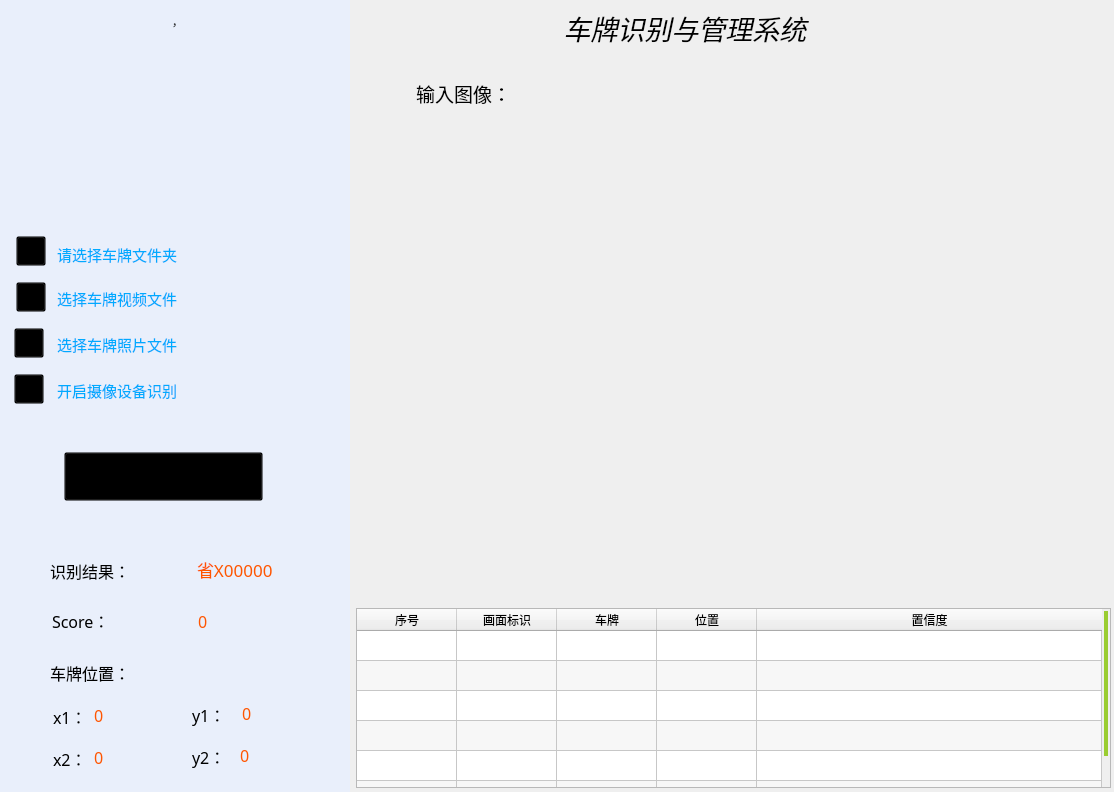
<?xml version="1.0" encoding="UTF-8"?>
<ui version="4.0">
 <class>MainWindow</class>
 <widget class="QMainWindow" name="MainWindow">
  <property name="windowModality">
   <enum>Qt::NonModal</enum>
  </property>
  <property name="geometry">
   <rect>
    <x>0</x>
    <y>0</y>
    <width>1114</width>
    <height>792</height>
   </rect>
  </property>
  <property name="minimumSize">
   <size>
    <width>1114</width>
    <height>792</height>
   </size>
  </property>
  <property name="maximumSize">
   <size>
    <width>1114</width>
    <height>792</height>
   </size>
  </property>
  <property name="font">
   <font>
    <family>华文仿宋</family>
   </font>
  </property>
  <property name="windowTitle">
   <string>Plate Recognition </string>
  </property>
  <property name="windowIcon">
   <iconset resource="image1.qrc">
    <normaloff>:/newPrefix/images_test/result.png</normaloff>:/newPrefix/images_test/result.png</iconset>
  </property>
  <property name="toolTip">
   <string/>
  </property>
  <property name="autoFillBackground">
   <bool>false</bool>
  </property>
  <property name="styleSheet">
   <string notr="true">#MainWindow{border-image: url(:/newPrefix/images_test/back.png);}

#QInputDialog{border-image: url(:/newPrefix/images_test/light.png);}

QLabel{border:5px;}
QLabel::hover {
border:0px;}

QMenuBar{border-color:transparent;}
QToolButton[objectName=pushButton_doIt]{
border:5px;}

QToolButton[objectName=pushButton_doIt]:hover {
image:url(:/newPrefix/images_test/run_hover.png);}

QToolButton[objectName=pushButton_doIt]:pressed {
image:url(:/newPrefix/images_test/run_pressed.png);}

QScrollBar:vertical{
background:transparent;
padding:2px;
border-radius:8px;
max-width:8px;}

QScrollBar::handle:vertical{
background:#9acd32;
min-height:8px;
border-radius:8px;
}

QScrollBar::handle:vertical:hover{
background:#9eb764;}

QScrollBar::handle:vertical:pressed{
background:#9eb764;
}
QScrollBar::add-page:vertical{
background:none;
}
                               
QScrollBar::sub-page:vertical{
background:none;
}

QScrollBar::add-line:vertical{
background:none;}
                                 
QScrollBar::sub-line:vertical{
background:none;
}
QScrollArea{
border:0px;
}

QScrollBar:horizontal{
background:transparent;
padding:0px;
border-radius:6px;
max-height:6px;
}

QScrollBar::handle:horizontal{
background:#9acd32;
min-width:8px;
border-radius:6px;
}

QScrollBar::handle:horizontal:hover{
background:#9eb764;
}

QScrollBar::handle:horizontal:pressed{
background:#9eb764;
}

QScrollBar::add-page:horizontal{
background:none;
}

QScrollBar::sub-page:horizontal{
background:none;
}
QScrollBar::add-line:horizontal{
background:none;
}

QScrollBar::sub-line:horizontal{
background:none;
}
QToolButton::hover{
border:0px;
} </string>
  </property>
  <property name="iconSize">
   <size>
    <width>25</width>
    <height>25</height>
   </size>
  </property>
  <property name="tabShape">
   <enum>QTabWidget::Rounded</enum>
  </property>
  <widget class="QWidget" name="centralwidget">
   <widget class="QTableWidget" name="tableWidget">
    <property name="geometry">
     <rect>
      <x>356</x>
      <y>608</y>
      <width>755</width>
      <height>180</height>
     </rect>
    </property>
    <property name="sizePolicy">
     <sizepolicy hsizetype="Expanding" vsizetype="Expanding">
      <horstretch>0</horstretch>
      <verstretch>0</verstretch>
     </sizepolicy>
    </property>
    <property name="minimumSize">
     <size>
      <width>569</width>
      <height>150</height>
     </size>
    </property>
    <property name="maximumSize">
     <size>
      <width>16777215</width>
      <height>180</height>
     </size>
    </property>
    <property name="font">
     <font>
      <pointsize>10</pointsize>
     </font>
    </property>
    <property name="verticalScrollBarPolicy">
     <enum>Qt::ScrollBarAsNeeded</enum>
    </property>
    <property name="horizontalScrollBarPolicy">
     <enum>Qt::ScrollBarAlwaysOff</enum>
    </property>
    <property name="sizeAdjustPolicy">
     <enum>QAbstractScrollArea::AdjustIgnored</enum>
    </property>
    <property name="alternatingRowColors">
     <bool>true</bool>
    </property>
    <property name="wordWrap">
     <bool>false</bool>
    </property>
    <property name="rowCount">
     <number>6</number>
    </property>
    <attribute name="horizontalHeaderVisible">
     <bool>true</bool>
    </attribute>
    <attribute name="horizontalHeaderCascadingSectionResizes">
     <bool>false</bool>
    </attribute>
    <attribute name="horizontalHeaderStretchLastSection">
     <bool>true</bool>
    </attribute>
    <attribute name="verticalHeaderVisible">
     <bool>false</bool>
    </attribute>
    <attribute name="verticalHeaderCascadingSectionResizes">
     <bool>false</bool>
    </attribute>
    <row>
     <property name="text">
      <string>0</string>
     </property>
    </row>
    <row>
     <property name="text">
      <string>1</string>
     </property>
    </row>
    <row>
     <property name="text">
      <string>2</string>
     </property>
    </row>
    <row/>
    <row/>
    <row/>
    <column>
     <property name="text">
      <string>序号</string>
     </property>
     <property name="font">
      <font>
       <family>微软雅黑</family>
       <pointsize>9</pointsize>
       <weight>50</weight>
       <bold>false</bold>
      </font>
     </property>
     <property name="textAlignment">
      <set>AlignCenter</set>
     </property>
    </column>
    <column>
     <property name="text">
      <string>画面标识</string>
     </property>
     <property name="font">
      <font>
       <family>微软雅黑</family>
       <pointsize>9</pointsize>
       <weight>50</weight>
       <bold>false</bold>
      </font>
     </property>
     <property name="textAlignment">
      <set>AlignCenter</set>
     </property>
    </column>
    <column>
     <property name="text">
      <string>车牌</string>
     </property>
     <property name="font">
      <font>
       <family>微软雅黑</family>
       <pointsize>9</pointsize>
       <weight>50</weight>
       <bold>false</bold>
      </font>
     </property>
     <property name="textAlignment">
      <set>AlignCenter</set>
     </property>
    </column>
    <column>
     <property name="text">
      <string>位置</string>
     </property>
     <property name="font">
      <font>
       <family>微软雅黑</family>
       <pointsize>9</pointsize>
      </font>
     </property>
     <property name="textAlignment">
      <set>AlignCenter</set>
     </property>
    </column>
    <column>
     <property name="text">
      <string>置信度</string>
     </property>
     <property name="font">
      <font>
       <family>微软雅黑</family>
       <pointsize>9</pointsize>
      </font>
     </property>
     <property name="textAlignment">
      <set>AlignCenter</set>
     </property>
    </column>
    <item row="0" column="0">
     <property name="text">
      <string/>
     </property>
     <property name="textAlignment">
      <set>AlignCenter</set>
     </property>
    </item>
    <item row="0" column="1">
     <property name="text">
      <string/>
     </property>
     <property name="textAlignment">
      <set>AlignLeading|AlignVCenter</set>
     </property>
    </item>
    <item row="0" column="2">
     <property name="text">
      <string/>
     </property>
     <property name="textAlignment">
      <set>AlignCenter</set>
     </property>
    </item>
    <item row="1" column="0">
     <property name="text">
      <string/>
     </property>
     <property name="textAlignment">
      <set>AlignCenter</set>
     </property>
    </item>
    <item row="1" column="2">
     <property name="text">
      <string/>
     </property>
     <property name="textAlignment">
      <set>AlignCenter</set>
     </property>
    </item>
    <item row="2" column="0">
     <property name="text">
      <string/>
     </property>
     <property name="textAlignment">
      <set>AlignCenter</set>
     </property>
    </item>
    <item row="2" column="2">
     <property name="text">
      <string/>
     </property>
     <property name="textAlignment">
      <set>AlignCenter</set>
     </property>
    </item>
   </widget>
   <widget class="QLabel" name="label_display">
    <property name="geometry">
     <rect>
      <x>356</x>
      <y>120</y>
      <width>753</width>
      <height>483</height>
     </rect>
    </property>
    <property name="sizePolicy">
     <sizepolicy hsizetype="Preferred" vsizetype="Preferred">
      <horstretch>0</horstretch>
      <verstretch>0</verstretch>
     </sizepolicy>
    </property>
    <property name="minimumSize">
     <size>
      <width>753</width>
      <height>483</height>
     </size>
    </property>
    <property name="maximumSize">
     <size>
      <width>753</width>
      <height>483</height>
     </size>
    </property>
    <property name="font">
     <font>
      <family>楷体</family>
      <pointsize>16</pointsize>
     </font>
    </property>
    <property name="layoutDirection">
     <enum>Qt::LeftToRight</enum>
    </property>
    <property name="styleSheet">
     <string notr="true">border-image: url(:/newPrefix/images_test/ini-image.png);</string>
    </property>
    <property name="text">
     <string>&lt;html&gt;&lt;head/&gt;&lt;body&gt;&lt;p align=&quot;center&quot;&gt;&lt;br/&gt;&lt;/p&gt;&lt;/body&gt;&lt;/html&gt;</string>
    </property>
    <property name="alignment">
     <set>Qt::AlignCenter</set>
    </property>
   </widget>
   <widget class="QLabel" name="label_picLocation">
    <property name="geometry">
     <rect>
      <x>360</x>
      <y>73</y>
      <width>37</width>
      <height>40</height>
     </rect>
    </property>
    <property name="minimumSize">
     <size>
      <width>30</width>
      <height>30</height>
     </size>
    </property>
    <property name="maximumSize">
     <size>
      <width>50</width>
      <height>40</height>
     </size>
    </property>
    <property name="styleSheet">
     <string notr="true">border-image: url(:/newPrefix/images_test/Ordinateur.png);</string>
    </property>
    <property name="text">
     <string/>
    </property>
   </widget>
   <widget class="QLabel" name="label_location">
    <property name="geometry">
     <rect>
      <x>416</x>
      <y>76</y>
      <width>185</width>
      <height>35</height>
     </rect>
    </property>
    <property name="minimumSize">
     <size>
      <width>0</width>
      <height>30</height>
     </size>
    </property>
    <property name="maximumSize">
     <size>
      <width>16777215</width>
      <height>35</height>
     </size>
    </property>
    <property name="font">
     <font>
      <family>华文仿宋</family>
      <pointsize>18</pointsize>
     </font>
    </property>
    <property name="text">
     <string>&lt;html&gt;&lt;head/&gt;&lt;body&gt;&lt;p&gt;&lt;span style=&quot; font-size:14pt;&quot;&gt;输入图像：&lt;/span&gt;&lt;/p&gt;&lt;/body&gt;&lt;/html&gt;</string>
    </property>
   </widget>
   <widget class="QLabel" name="label_title">
    <property name="geometry">
     <rect>
      <x>378</x>
      <y>8</y>
      <width>614</width>
      <height>35</height>
     </rect>
    </property>
    <property name="maximumSize">
     <size>
      <width>16777215</width>
      <height>35</height>
     </size>
    </property>
    <property name="font">
     <font>
      <family>隶书</family>
      <pointsize>20</pointsize>
      <weight>50</weight>
      <italic>true</italic>
      <bold>false</bold>
     </font>
    </property>
    <property name="toolTip">
     <string>&lt;html&gt;&lt;head/&gt;&lt;body&gt;&lt;p&gt;&lt;/p&gt;&lt;p&gt;&lt;span style=&quot; font-style:italic;&quot;&gt;&lt;/span&gt;&lt;/p&gt;&lt;p&gt;&lt;span style=&quot; font-style:italic;&quot;&gt;version: &lt;/span&gt;&lt;/p&gt;&lt;/body&gt;&lt;/html&gt;</string>
    </property>
    <property name="styleSheet">
     <string notr="true">color: rgb(0, 0, 0);
font: italic 20pt &quot;隶书&quot;;</string>
    </property>
    <property name="text">
     <string>车牌识别与管理系统</string>
    </property>
    <property name="alignment">
     <set>Qt::AlignHCenter|Qt::AlignTop</set>
    </property>
   </widget>
   <widget class="QScrollArea" name="scrollArea">
    <property name="geometry">
     <rect>
      <x>0</x>
      <y>0</y>
      <width>350</width>
      <height>793</height>
     </rect>
    </property>
    <property name="minimumSize">
     <size>
      <width>250</width>
      <height>0</height>
     </size>
    </property>
    <property name="maximumSize">
     <size>
      <width>350</width>
      <height>16777215</height>
     </size>
    </property>
    <property name="styleSheet">
     <string notr="true">background-color: rgb(233, 239, 251);</string>
    </property>
    <property name="widgetResizable">
     <bool>true</bool>
    </property>
    <widget class="QWidget" name="scrollAreaWidgetContents_2">
     <property name="geometry">
      <rect>
       <x>0</x>
       <y>0</y>
       <width>350</width>
       <height>793</height>
      </rect>
     </property>
     <layout class="QVBoxLayout" name="verticalLayout_2"/>
    </widget>
   </widget>
   <widget class="QLabel" name="label_class_3">
    <property name="geometry">
     <rect>
      <x>4</x>
      <y>4</y>
      <width>347</width>
      <height>70</height>
     </rect>
    </property>
    <property name="minimumSize">
     <size>
      <width>100</width>
      <height>70</height>
     </size>
    </property>
    <property name="font">
     <font>
      <family>微软雅黑</family>
      <pointsize>11</pointsize>
     </font>
    </property>
    <property name="text">
     <string>&lt;html&gt;&lt;head/&gt;&lt;body&gt;&lt;p&gt;&lt;span style=&quot; font-size:8pt;&quot;&gt;，&lt;/span&gt;&lt;span style=&quot; font-size:8pt; font-style:italic; text-decoration: underline;&quot;&gt;&lt;/span&gt;&lt;/p&gt;&lt;p&gt;&lt;span style=&quot; font-size:8pt;&quot;&gt;&lt;/span&gt;&lt;/p&gt;&lt;/body&gt;&lt;/html&gt;</string>
    </property>
    <property name="alignment">
     <set>Qt::AlignCenter</set>
    </property>
   </widget>
   <widget class="QLabel" name="label_pic">
    <property name="geometry">
     <rect>
      <x>4</x>
      <y>82</y>
      <width>322</width>
      <height>121</height>
     </rect>
    </property>
    <property name="minimumSize">
     <size>
      <width>251</width>
      <height>121</height>
     </size>
    </property>
    <property name="styleSheet">
     <string notr="true">border-image: url(:/newPrefix/images_test/person.png);</string>
    </property>
    <property name="text">
     <string/>
    </property>
   </widget>
   <widget class="QTextEdit" name="textEdit_model">
    <property name="geometry">
     <rect>
      <x>52</x>
      <y>238</y>
      <width>283</width>
      <height>30</height>
     </rect>
    </property>
    <property name="minimumSize">
     <size>
      <width>0</width>
      <height>30</height>
     </size>
    </property>
    <property name="maximumSize">
     <size>
      <width>16777215</width>
      <height>35</height>
     </size>
    </property>
    <property name="font">
     <font>
      <family>华文仿宋</family>
      <pointsize>12</pointsize>
     </font>
    </property>
    <property name="layoutDirection">
     <enum>Qt::RightToLeft</enum>
    </property>
    <property name="styleSheet">
     <string notr="true">background-color: transparent;
border-color: rgb(0, 170, 255);
color: rgb(0, 170, 255);</string>
    </property>
    <property name="verticalScrollBarPolicy">
     <enum>Qt::ScrollBarAlwaysOff</enum>
    </property>
    <property name="horizontalScrollBarPolicy">
     <enum>Qt::ScrollBarAsNeeded</enum>
    </property>
    <property name="sizeAdjustPolicy">
     <enum>QAbstractScrollArea::AdjustIgnored</enum>
    </property>
    <property name="lineWrapMode">
     <enum>QTextEdit::NoWrap</enum>
    </property>
    <property name="readOnly">
     <bool>true</bool>
    </property>
    <property name="html">
     <string>&lt;!DOCTYPE HTML PUBLIC &quot;-//W3C//DTD HTML 4.0//EN&quot; &quot;http://www.w3.org/TR/REC-html40/strict.dtd&quot;&gt;
&lt;html&gt;&lt;head&gt;&lt;meta name=&quot;qrichtext&quot; content=&quot;1&quot; /&gt;&lt;style type=&quot;text/css&quot;&gt;
p, li { white-space: pre-wrap; }
&lt;/style&gt;&lt;/head&gt;&lt;body style=&quot; font-family:'华文仿宋'; font-size:12pt; font-weight:400; font-style:normal;&quot;&gt;
&lt;p style=&quot; margin-top:0px; margin-bottom:0px; margin-left:0px; margin-right:0px; -qt-block-indent:0; text-indent:0px;&quot;&gt;&lt;span style=&quot; font-family:'Adobe Devanagari'; font-size:11pt;&quot;&gt;请选择车牌文件夹&lt;/span&gt;&lt;/p&gt;&lt;/body&gt;&lt;/html&gt;</string>
    </property>
   </widget>
   <widget class="QToolButton" name="toolButton_model">
    <property name="geometry">
     <rect>
      <x>16</x>
      <y>236</y>
      <width>30</width>
      <height>30</height>
     </rect>
    </property>
    <property name="minimumSize">
     <size>
      <width>28</width>
      <height>30</height>
     </size>
    </property>
    <property name="maximumSize">
     <size>
      <width>30</width>
      <height>30</height>
     </size>
    </property>
    <property name="cursor">
     <cursorShape>PointingHandCursor</cursorShape>
    </property>
    <property name="autoFillBackground">
     <bool>false</bool>
    </property>
    <property name="styleSheet">
     <string notr="true">background-color: transparent;</string>
    </property>
    <property name="text">
     <string/>
    </property>
    <property name="icon">
     <iconset resource="image1.qrc">
      <normaloff>:/newPrefix/images_test/folder_web.png</normaloff>:/newPrefix/images_test/folder_web.png</iconset>
    </property>
    <property name="iconSize">
     <size>
      <width>40</width>
      <height>30</height>
     </size>
    </property>
    <property name="popupMode">
     <enum>QToolButton::DelayedPopup</enum>
    </property>
    <property name="toolButtonStyle">
     <enum>Qt::ToolButtonTextUnderIcon</enum>
    </property>
    <property name="autoRaise">
     <bool>false</bool>
    </property>
    <property name="arrowType">
     <enum>Qt::NoArrow</enum>
    </property>
   </widget>
   <widget class="QToolButton" name="toolButton_video">
    <property name="geometry">
     <rect>
      <x>16</x>
      <y>282</y>
      <width>30</width>
      <height>30</height>
     </rect>
    </property>
    <property name="minimumSize">
     <size>
      <width>28</width>
      <height>25</height>
     </size>
    </property>
    <property name="maximumSize">
     <size>
      <width>30</width>
      <height>30</height>
     </size>
    </property>
    <property name="cursor">
     <cursorShape>PointingHandCursor</cursorShape>
    </property>
    <property name="autoFillBackground">
     <bool>false</bool>
    </property>
    <property name="styleSheet">
     <string notr="true">background-color: transparent;
border-color: rgb(0, 170, 255);
color:rgb(0, 170, 255);</string>
    </property>
    <property name="text">
     <string/>
    </property>
    <property name="icon">
     <iconset resource="image1.qrc">
      <normaloff>:/newPrefix/images_test/video.png</normaloff>:/newPrefix/images_test/video.png</iconset>
    </property>
    <property name="iconSize">
     <size>
      <width>30</width>
      <height>30</height>
     </size>
    </property>
    <property name="popupMode">
     <enum>QToolButton::DelayedPopup</enum>
    </property>
    <property name="toolButtonStyle">
     <enum>Qt::ToolButtonTextUnderIcon</enum>
    </property>
    <property name="autoRaise">
     <bool>false</bool>
    </property>
    <property name="arrowType">
     <enum>Qt::NoArrow</enum>
    </property>
   </widget>
   <widget class="QTextEdit" name="textEdit_video">
    <property name="geometry">
     <rect>
      <x>52</x>
      <y>282</y>
      <width>283</width>
      <height>30</height>
     </rect>
    </property>
    <property name="minimumSize">
     <size>
      <width>0</width>
      <height>30</height>
     </size>
    </property>
    <property name="maximumSize">
     <size>
      <width>16777215</width>
      <height>35</height>
     </size>
    </property>
    <property name="font">
     <font>
      <family>华文仿宋</family>
      <pointsize>12</pointsize>
     </font>
    </property>
    <property name="layoutDirection">
     <enum>Qt::RightToLeft</enum>
    </property>
    <property name="styleSheet">
     <string notr="true">background-color: transparent;
border-color: rgb(0, 170, 255);
color:rgb(0, 170, 255);</string>
    </property>
    <property name="verticalScrollBarPolicy">
     <enum>Qt::ScrollBarAlwaysOff</enum>
    </property>
    <property name="horizontalScrollBarPolicy">
     <enum>Qt::ScrollBarAsNeeded</enum>
    </property>
    <property name="sizeAdjustPolicy">
     <enum>QAbstractScrollArea::AdjustIgnored</enum>
    </property>
    <property name="lineWrapMode">
     <enum>QTextEdit::NoWrap</enum>
    </property>
    <property name="readOnly">
     <bool>true</bool>
    </property>
    <property name="html">
     <string>&lt;!DOCTYPE HTML PUBLIC &quot;-//W3C//DTD HTML 4.0//EN&quot; &quot;http://www.w3.org/TR/REC-html40/strict.dtd&quot;&gt;
&lt;html&gt;&lt;head&gt;&lt;meta name=&quot;qrichtext&quot; content=&quot;1&quot; /&gt;&lt;style type=&quot;text/css&quot;&gt;
p, li { white-space: pre-wrap; }
&lt;/style&gt;&lt;/head&gt;&lt;body style=&quot; font-family:'华文仿宋'; font-size:12pt; font-weight:400; font-style:normal;&quot;&gt;
&lt;p style=&quot; margin-top:0px; margin-bottom:0px; margin-left:0px; margin-right:0px; -qt-block-indent:0; text-indent:0px;&quot;&gt;&lt;span style=&quot; font-family:'Adobe Devanagari'; font-size:11pt;&quot;&gt;选择车牌视频文件&lt;/span&gt;&lt;/p&gt;&lt;/body&gt;&lt;/html&gt;</string>
    </property>
   </widget>
   <widget class="QTextEdit" name="textEdit_file">
    <property name="geometry">
     <rect>
      <x>52</x>
      <y>328</y>
      <width>283</width>
      <height>30</height>
     </rect>
    </property>
    <property name="minimumSize">
     <size>
      <width>0</width>
      <height>30</height>
     </size>
    </property>
    <property name="maximumSize">
     <size>
      <width>16777215</width>
      <height>35</height>
     </size>
    </property>
    <property name="font">
     <font>
      <family>华文仿宋</family>
      <pointsize>12</pointsize>
     </font>
    </property>
    <property name="layoutDirection">
     <enum>Qt::LeftToRight</enum>
    </property>
    <property name="styleSheet">
     <string notr="true">background-color: transparent;
border-color: rgb(0, 170, 255);
color: rgb(0, 170, 255);</string>
    </property>
    <property name="verticalScrollBarPolicy">
     <enum>Qt::ScrollBarAlwaysOff</enum>
    </property>
    <property name="horizontalScrollBarPolicy">
     <enum>Qt::ScrollBarAsNeeded</enum>
    </property>
    <property name="sizeAdjustPolicy">
     <enum>QAbstractScrollArea::AdjustIgnored</enum>
    </property>
    <property name="lineWrapMode">
     <enum>QTextEdit::NoWrap</enum>
    </property>
    <property name="readOnly">
     <bool>true</bool>
    </property>
    <property name="html">
     <string>&lt;!DOCTYPE HTML PUBLIC &quot;-//W3C//DTD HTML 4.0//EN&quot; &quot;http://www.w3.org/TR/REC-html40/strict.dtd&quot;&gt;
&lt;html&gt;&lt;head&gt;&lt;meta name=&quot;qrichtext&quot; content=&quot;1&quot; /&gt;&lt;style type=&quot;text/css&quot;&gt;
p, li { white-space: pre-wrap; }
&lt;/style&gt;&lt;/head&gt;&lt;body style=&quot; font-family:'华文仿宋'; font-size:12pt; font-weight:400; font-style:normal;&quot;&gt;
&lt;p style=&quot; margin-top:0px; margin-bottom:0px; margin-left:0px; margin-right:0px; -qt-block-indent:0; text-indent:0px;&quot;&gt;&lt;span style=&quot; font-family:'Adobe Devanagari'; font-size:11pt;&quot;&gt;选择车牌照片文件&lt;/span&gt;&lt;/p&gt;&lt;/body&gt;&lt;/html&gt;</string>
    </property>
   </widget>
   <widget class="QToolButton" name="toolButton_file">
    <property name="geometry">
     <rect>
      <x>14</x>
      <y>328</y>
      <width>30</width>
      <height>30</height>
     </rect>
    </property>
    <property name="minimumSize">
     <size>
      <width>28</width>
      <height>30</height>
     </size>
    </property>
    <property name="maximumSize">
     <size>
      <width>30</width>
      <height>30</height>
     </size>
    </property>
    <property name="cursor">
     <cursorShape>PointingHandCursor</cursorShape>
    </property>
    <property name="autoFillBackground">
     <bool>false</bool>
    </property>
    <property name="styleSheet">
     <string notr="true">background-color: transparent;
border-color: rgb(0, 170, 255);
color:rgb(0, 170, 255);</string>
    </property>
    <property name="text">
     <string/>
    </property>
    <property name="icon">
     <iconset resource="image1.qrc">
      <normaloff>:/newPrefix/images_test/filefold.png</normaloff>:/newPrefix/images_test/filefold.png</iconset>
    </property>
    <property name="iconSize">
     <size>
      <width>50</width>
      <height>39</height>
     </size>
    </property>
    <property name="popupMode">
     <enum>QToolButton::DelayedPopup</enum>
    </property>
    <property name="toolButtonStyle">
     <enum>Qt::ToolButtonTextUnderIcon</enum>
    </property>
    <property name="autoRaise">
     <bool>false</bool>
    </property>
    <property name="arrowType">
     <enum>Qt::NoArrow</enum>
    </property>
   </widget>
   <widget class="QToolButton" name="toolButton_camera">
    <property name="geometry">
     <rect>
      <x>14</x>
      <y>374</y>
      <width>30</width>
      <height>30</height>
     </rect>
    </property>
    <property name="minimumSize">
     <size>
      <width>28</width>
      <height>30</height>
     </size>
    </property>
    <property name="maximumSize">
     <size>
      <width>30</width>
      <height>30</height>
     </size>
    </property>
    <property name="cursor">
     <cursorShape>PointingHandCursor</cursorShape>
    </property>
    <property name="autoFillBackground">
     <bool>false</bool>
    </property>
    <property name="styleSheet">
     <string notr="true">background-color: transparent;
border-color: rgb(0, 170, 255);
color:rgb(0, 170, 255);</string>
    </property>
    <property name="text">
     <string/>
    </property>
    <property name="icon">
     <iconset resource="image1.qrc">
      <normaloff>:/newPrefix/images_test/g1.png</normaloff>:/newPrefix/images_test/g1.png</iconset>
    </property>
    <property name="iconSize">
     <size>
      <width>50</width>
      <height>39</height>
     </size>
    </property>
    <property name="popupMode">
     <enum>QToolButton::DelayedPopup</enum>
    </property>
    <property name="toolButtonStyle">
     <enum>Qt::ToolButtonTextUnderIcon</enum>
    </property>
    <property name="autoRaise">
     <bool>false</bool>
    </property>
    <property name="arrowType">
     <enum>Qt::NoArrow</enum>
    </property>
   </widget>
   <widget class="QTextEdit" name="textEdit_camera">
    <property name="geometry">
     <rect>
      <x>52</x>
      <y>374</y>
      <width>283</width>
      <height>30</height>
     </rect>
    </property>
    <property name="minimumSize">
     <size>
      <width>0</width>
      <height>30</height>
     </size>
    </property>
    <property name="maximumSize">
     <size>
      <width>16777215</width>
      <height>35</height>
     </size>
    </property>
    <property name="font">
     <font>
      <family>华文仿宋</family>
      <pointsize>12</pointsize>
     </font>
    </property>
    <property name="layoutDirection">
     <enum>Qt::LeftToRight</enum>
    </property>
    <property name="styleSheet">
     <string notr="true">background-color: transparent;
border-color: rgb(0, 170, 255);
color: rgb(0, 170, 255);</string>
    </property>
    <property name="verticalScrollBarPolicy">
     <enum>Qt::ScrollBarAlwaysOff</enum>
    </property>
    <property name="horizontalScrollBarPolicy">
     <enum>Qt::ScrollBarAsNeeded</enum>
    </property>
    <property name="lineWrapMode">
     <enum>QTextEdit::NoWrap</enum>
    </property>
    <property name="readOnly">
     <bool>true</bool>
    </property>
    <property name="html">
     <string>&lt;!DOCTYPE HTML PUBLIC &quot;-//W3C//DTD HTML 4.0//EN&quot; &quot;http://www.w3.org/TR/REC-html40/strict.dtd&quot;&gt;
&lt;html&gt;&lt;head&gt;&lt;meta name=&quot;qrichtext&quot; content=&quot;1&quot; /&gt;&lt;style type=&quot;text/css&quot;&gt;
p, li { white-space: pre-wrap; }
&lt;/style&gt;&lt;/head&gt;&lt;body style=&quot; font-family:'华文仿宋'; font-size:12pt; font-weight:400; font-style:normal;&quot;&gt;
&lt;p style=&quot; margin-top:0px; margin-bottom:0px; margin-left:0px; margin-right:0px; -qt-block-indent:0; text-indent:0px;&quot;&gt;&lt;span style=&quot; font-family:'Adobe Devanagari'; font-size:11pt;&quot;&gt;开启摄像设备识别&lt;/span&gt;&lt;/p&gt;&lt;/body&gt;&lt;/html&gt;</string>
    </property>
    <property name="tabStopDistance">
     <double>80.000000000000000</double>
    </property>
   </widget>
   <widget class="QToolButton" name="toolButton_runing">
    <property name="geometry">
     <rect>
      <x>64</x>
      <y>452</y>
      <width>199</width>
      <height>49</height>
     </rect>
    </property>
    <property name="minimumSize">
     <size>
      <width>150</width>
      <height>40</height>
     </size>
    </property>
    <property name="maximumSize">
     <size>
      <width>200</width>
      <height>50</height>
     </size>
    </property>
    <property name="cursor">
     <cursorShape>PointingHandCursor</cursorShape>
    </property>
    <property name="autoFillBackground">
     <bool>false</bool>
    </property>
    <property name="styleSheet">
     <string notr="true">background-color: transparent;</string>
    </property>
    <property name="text">
     <string/>
    </property>
    <property name="icon">
     <iconset resource="image1.qrc">
      <normaloff>:/newPrefix/images_test/runicon.png</normaloff>:/newPrefix/images_test/runicon.png</iconset>
    </property>
    <property name="iconSize">
     <size>
      <width>327</width>
      <height>69</height>
     </size>
    </property>
    <property name="popupMode">
     <enum>QToolButton::DelayedPopup</enum>
    </property>
    <property name="toolButtonStyle">
     <enum>Qt::ToolButtonTextUnderIcon</enum>
    </property>
    <property name="autoRaise">
     <bool>false</bool>
    </property>
    <property name="arrowType">
     <enum>Qt::NoArrow</enum>
    </property>
   </widget>
   <widget class="QLabel" name="label_picResult">
    <property name="geometry">
     <rect>
      <x>14</x>
      <y>554</y>
      <width>30</width>
      <height>30</height>
     </rect>
    </property>
    <property name="minimumSize">
     <size>
      <width>30</width>
      <height>30</height>
     </size>
    </property>
    <property name="maximumSize">
     <size>
      <width>30</width>
      <height>30</height>
     </size>
    </property>
    <property name="styleSheet">
     <string notr="true">border-image: url(:/newPrefix/images_test/result.png);</string>
    </property>
    <property name="text">
     <string/>
    </property>
   </widget>
   <widget class="QLabel" name="label_plate_result">
    <property name="geometry">
     <rect>
      <x>197</x>
      <y>554</y>
      <width>143</width>
      <height>30</height>
     </rect>
    </property>
    <property name="minimumSize">
     <size>
      <width>100</width>
      <height>20</height>
     </size>
    </property>
    <property name="font">
     <font>
      <family>华文新魏</family>
      <pointsize>13</pointsize>
     </font>
    </property>
    <property name="styleSheet">
     <string notr="true">color: rgb(255, 85, 0);</string>
    </property>
    <property name="text">
     <string>省X00000</string>
    </property>
   </widget>
   <widget class="QLabel" name="label_class">
    <property name="geometry">
     <rect>
      <x>50</x>
      <y>556</y>
      <width>143</width>
      <height>30</height>
     </rect>
    </property>
    <property name="minimumSize">
     <size>
      <width>100</width>
      <height>20</height>
     </size>
    </property>
    <property name="font">
     <font>
      <family>华文仿宋</family>
      <pointsize>10</pointsize>
     </font>
    </property>
    <property name="text">
     <string>&lt;html&gt;&lt;head/&gt;&lt;body&gt;&lt;p&gt;&lt;span style=&quot; font-size:12pt;&quot;&gt;识别结果：&lt;/span&gt;&lt;/p&gt;&lt;/body&gt;&lt;/html&gt;</string>
    </property>
   </widget>
   <widget class="QLabel" name="label_score_result">
    <property name="geometry">
     <rect>
      <x>198</x>
      <y>606</y>
      <width>131</width>
      <height>30</height>
     </rect>
    </property>
    <property name="minimumSize">
     <size>
      <width>100</width>
      <height>30</height>
     </size>
    </property>
    <property name="font">
     <font>
      <family>SimSun-ExtB</family>
      <pointsize>12</pointsize>
     </font>
    </property>
    <property name="styleSheet">
     <string notr="true">color: rgb(255, 85, 0);</string>
    </property>
    <property name="text">
     <string>0</string>
    </property>
   </widget>
   <widget class="QLabel" name="label_picConf">
    <property name="geometry">
     <rect>
      <x>13</x>
      <y>604</y>
      <width>30</width>
      <height>30</height>
     </rect>
    </property>
    <property name="maximumSize">
     <size>
      <width>30</width>
      <height>30</height>
     </size>
    </property>
    <property name="styleSheet">
     <string notr="true">border-image: url(:/newPrefix/images_test/Score.png);</string>
    </property>
    <property name="text">
     <string/>
    </property>
   </widget>
   <widget class="QLabel" name="label_conf">
    <property name="geometry">
     <rect>
      <x>52</x>
      <y>606</y>
      <width>131</width>
      <height>30</height>
     </rect>
    </property>
    <property name="minimumSize">
     <size>
      <width>100</width>
      <height>30</height>
     </size>
    </property>
    <property name="font">
     <font>
      <family>华文仿宋</family>
      <pointsize>18</pointsize>
     </font>
    </property>
    <property name="text">
     <string>&lt;html&gt;&lt;head/&gt;&lt;body&gt;&lt;p&gt;&lt;span style=&quot; font-size:12pt;&quot;&gt;Score：&lt;/span&gt;&lt;/p&gt;&lt;/body&gt;&lt;/html&gt;</string>
    </property>
   </widget>
   <widget class="QLabel" name="label_picResult_2">
    <property name="geometry">
     <rect>
      <x>14</x>
      <y>654</y>
      <width>30</width>
      <height>30</height>
     </rect>
    </property>
    <property name="minimumSize">
     <size>
      <width>30</width>
      <height>30</height>
     </size>
    </property>
    <property name="maximumSize">
     <size>
      <width>30</width>
      <height>30</height>
     </size>
    </property>
    <property name="styleSheet">
     <string notr="true">border-image: url(:/newPrefix/images_test/tally.png);</string>
    </property>
    <property name="text">
     <string/>
    </property>
   </widget>
   <widget class="QLabel" name="label_class_2">
    <property name="geometry">
     <rect>
      <x>50</x>
      <y>658</y>
      <width>263</width>
      <height>30</height>
     </rect>
    </property>
    <property name="minimumSize">
     <size>
      <width>210</width>
      <height>0</height>
     </size>
    </property>
    <property name="maximumSize">
     <size>
      <width>16777215</width>
      <height>30</height>
     </size>
    </property>
    <property name="font">
     <font>
      <family>华文仿宋</family>
      <pointsize>12</pointsize>
     </font>
    </property>
    <property name="text">
     <string>&lt;html&gt;&lt;head/&gt;&lt;body&gt;&lt;p&gt;车牌位置：&lt;/p&gt;&lt;/body&gt;&lt;/html&gt;</string>
    </property>
   </widget>
   <widget class="QLabel" name="label_conf_3">
    <property name="geometry">
     <rect>
      <x>53</x>
      <y>744</y>
      <width>40</width>
      <height>30</height>
     </rect>
    </property>
    <property name="minimumSize">
     <size>
      <width>40</width>
      <height>30</height>
     </size>
    </property>
    <property name="maximumSize">
     <size>
      <width>40</width>
      <height>30</height>
     </size>
    </property>
    <property name="font">
     <font>
      <family>华文仿宋</family>
      <pointsize>18</pointsize>
     </font>
    </property>
    <property name="text">
     <string>&lt;html&gt;&lt;head/&gt;&lt;body&gt;&lt;p&gt;&lt;span style=&quot; font-size:12pt;&quot;&gt;x2：&lt;/span&gt;&lt;/p&gt;&lt;/body&gt;&lt;/html&gt;</string>
    </property>
   </widget>
   <widget class="QLabel" name="label_score_x2">
    <property name="geometry">
     <rect>
      <x>94</x>
      <y>742</y>
      <width>83</width>
      <height>30</height>
     </rect>
    </property>
    <property name="minimumSize">
     <size>
      <width>83</width>
      <height>30</height>
     </size>
    </property>
    <property name="maximumSize">
     <size>
      <width>83</width>
      <height>30</height>
     </size>
    </property>
    <property name="font">
     <font>
      <family>SimSun-ExtB</family>
      <pointsize>12</pointsize>
     </font>
    </property>
    <property name="styleSheet">
     <string notr="true">color: rgb(255, 85, 0);</string>
    </property>
    <property name="text">
     <string>0</string>
    </property>
   </widget>
   <widget class="QLabel" name="label_score_x1">
    <property name="geometry">
     <rect>
      <x>94</x>
      <y>700</y>
      <width>83</width>
      <height>30</height>
     </rect>
    </property>
    <property name="minimumSize">
     <size>
      <width>83</width>
      <height>30</height>
     </size>
    </property>
    <property name="maximumSize">
     <size>
      <width>83</width>
      <height>30</height>
     </size>
    </property>
    <property name="font">
     <font>
      <family>SimSun-ExtB</family>
      <pointsize>12</pointsize>
     </font>
    </property>
    <property name="styleSheet">
     <string notr="true">color: rgb(255, 85, 0);</string>
    </property>
    <property name="text">
     <string>0</string>
    </property>
   </widget>
   <widget class="QLabel" name="label_conf_2">
    <property name="geometry">
     <rect>
      <x>53</x>
      <y>702</y>
      <width>40</width>
      <height>30</height>
     </rect>
    </property>
    <property name="minimumSize">
     <size>
      <width>40</width>
      <height>30</height>
     </size>
    </property>
    <property name="maximumSize">
     <size>
      <width>40</width>
      <height>30</height>
     </size>
    </property>
    <property name="font">
     <font>
      <family>华文仿宋</family>
      <pointsize>18</pointsize>
     </font>
    </property>
    <property name="text">
     <string>&lt;html&gt;&lt;head/&gt;&lt;body&gt;&lt;p&gt;&lt;span style=&quot; font-size:12pt;&quot;&gt;x1&lt;/span&gt;&lt;span style=&quot; font-size:12pt;&quot;&gt;：&lt;/span&gt;&lt;/p&gt;&lt;/body&gt;&lt;/html&gt;</string>
    </property>
   </widget>
   <widget class="QLabel" name="label_score_y1">
    <property name="geometry">
     <rect>
      <x>242</x>
      <y>698</y>
      <width>83</width>
      <height>30</height>
     </rect>
    </property>
    <property name="minimumSize">
     <size>
      <width>83</width>
      <height>30</height>
     </size>
    </property>
    <property name="maximumSize">
     <size>
      <width>83</width>
      <height>30</height>
     </size>
    </property>
    <property name="font">
     <font>
      <family>SimSun-ExtB</family>
      <pointsize>12</pointsize>
     </font>
    </property>
    <property name="styleSheet">
     <string notr="true">color: rgb(255, 85, 0);</string>
    </property>
    <property name="text">
     <string>0</string>
    </property>
   </widget>
   <widget class="QLabel" name="label_score_y2">
    <property name="geometry">
     <rect>
      <x>240</x>
      <y>740</y>
      <width>83</width>
      <height>30</height>
     </rect>
    </property>
    <property name="minimumSize">
     <size>
      <width>83</width>
      <height>30</height>
     </size>
    </property>
    <property name="maximumSize">
     <size>
      <width>83</width>
      <height>30</height>
     </size>
    </property>
    <property name="font">
     <font>
      <family>SimSun-ExtB</family>
      <pointsize>12</pointsize>
     </font>
    </property>
    <property name="styleSheet">
     <string notr="true">color: rgb(255, 85, 0);</string>
    </property>
    <property name="text">
     <string>0</string>
    </property>
   </widget>
   <widget class="QLabel" name="label_conf_5">
    <property name="geometry">
     <rect>
      <x>192</x>
      <y>742</y>
      <width>40</width>
      <height>30</height>
     </rect>
    </property>
    <property name="minimumSize">
     <size>
      <width>40</width>
      <height>30</height>
     </size>
    </property>
    <property name="maximumSize">
     <size>
      <width>40</width>
      <height>30</height>
     </size>
    </property>
    <property name="font">
     <font>
      <family>华文仿宋</family>
      <pointsize>18</pointsize>
     </font>
    </property>
    <property name="text">
     <string>&lt;html&gt;&lt;head/&gt;&lt;body&gt;&lt;p&gt;&lt;span style=&quot; font-size:12pt;&quot;&gt;y2：&lt;/span&gt;&lt;/p&gt;&lt;/body&gt;&lt;/html&gt;</string>
    </property>
   </widget>
   <widget class="QLabel" name="label_conf_4">
    <property name="geometry">
     <rect>
      <x>192</x>
      <y>700</y>
      <width>40</width>
      <height>30</height>
     </rect>
    </property>
    <property name="minimumSize">
     <size>
      <width>40</width>
      <height>30</height>
     </size>
    </property>
    <property name="maximumSize">
     <size>
      <width>40</width>
      <height>30</height>
     </size>
    </property>
    <property name="font">
     <font>
      <family>华文仿宋</family>
      <pointsize>18</pointsize>
     </font>
    </property>
    <property name="text">
     <string>&lt;html&gt;&lt;head/&gt;&lt;body&gt;&lt;p&gt;&lt;span style=&quot; font-size:12pt;&quot;&gt;y1：&lt;/span&gt;&lt;/p&gt;&lt;/body&gt;&lt;/html&gt;</string>
    </property>
   </widget>
  </widget>
  <action name="actionGoogle_Translate">
   <property name="text">
    <string>Google Translate</string>
   </property>
  </action>
  <action name="actionHTML_type">
   <property name="text">
    <string>HTML type</string>
   </property>
  </action>
  <action name="actionsoftware_version">
   <property name="text">
    <string>software version</string>
   </property>
  </action>
 </widget>
 <resources>
  <include location="image1.qrc"/>
 </resources>
 <connections/>
</ui>
